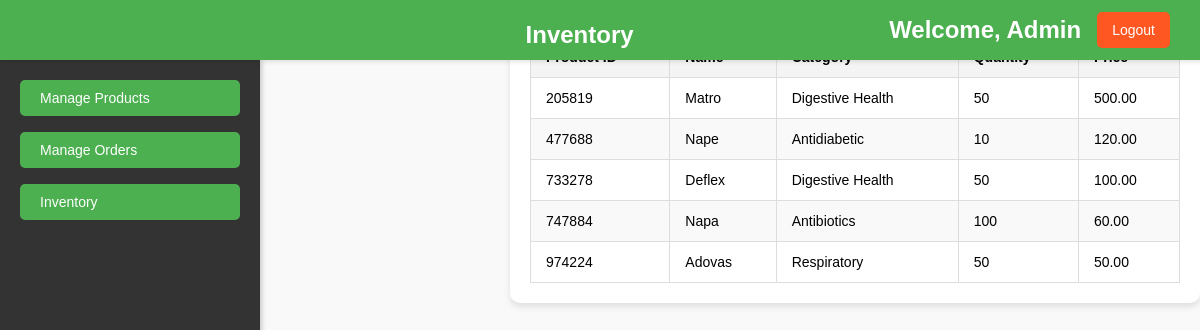
The page /View/Inventory.php (signed in) on the database its author committed.
### tables this page shows
CREATE TABLE `products` (
  `productID` varchar(20) NOT NULL,
  `name` varchar(255) NOT NULL,
  `category` varchar(50) NOT NULL,
  `quantity` int(11) NOT NULL,
  `price` decimal(10,2) NOT NULL,
  `manufactureDate` date NOT NULL,
  `expirationDate` date NOT NULL
);

### View/Inventory.php (the view, shortened to what this page needs)
<?php
include('../Model/db_connect.php');
$searchQuery = isset($_POST['search']) ? $_POST['search'] : '';
$sql = "SELECT * FROM products WHERE productID LIKE '%$searchQuery%' OR name LIKE '%$searchQuery%'";
$result = $conn->query($sql);
?>
<!DOCTYPE html>
<html lang="en">
<head>
    <link rel="stylesheet" href="inventory.css">
</head>
<body>
    <header>
        <div class="header-title">Inventory</div>
        <div class="header-right">
            <span>Welcome, Admin</span>
            <form method="POST" style="display:inline;">
                    <button type="submit" name="logout" class="logout-btn">Logout</button>
                </form>
        </div>
    </header>
    <div class="main-container">
        <aside class="sidebar">
            <a href="Products.php"><button class="sidebar-btn">Manage Products</button></a>
            <a href="Orders.php"><button class="sidebar-btn">Manage Orders</button></a>
            <a href="Inventory.php"><button class="sidebar-btn">Inventory</button></a>
        </aside>
        <div class="container">
            <div class="inventory-actions">
                <form method="POST" action="Inventory.php">
                    <button type="submit" class="action-btn" id="searchProductBtn">Search</button>
                </form>
            </div>
            <table class="inventory-table">
                <thead>
                    <tr>
                        <th>Product ID</th>
                        <th>Name</th>
                        <th>Category</th>
                        <th>Quantity</th>
                        <th>Price</th>
                    </tr>
                </thead>
                <tbody id="inventoryTableBody">
                    <?php
                    if ($result->num_rows > 0) {
                        while ($row = $result->fetch_assoc()) {
                            echo "<tr>
                                    <td>" . $row['productID'] . "</td>
                                    <td>" . $row['name'] . "</td>
                                    <td>" . $row['category'] . "</td>
                                    <td>" . $row['quantity'] . "</td>
                                    <td>" . $row['price'] . "</td>
                                </tr>";
                        }
                    } else {
                        echo "<tr><td colspan='5'>No products available</td></tr>";
                    }
                    ?>
                </tbody>
            </table>
        </div>
    </div>
</body>
</html>

### View/inventory.css (style rules this page uses)
body { font-family: Arial, sans-serif; margin: 0; padding: 0; background-color: #f9f9f9; }
header { background-color: #4CAF50; color: white; display: flex; justify-content: space-between; align-items: center; padding: 0 20px; font-size: 24px; font-weight: bold; height: 60px; box-shadow: 0 2px 4px rgba(0, 0, 0, 0.1); position: fixed; top: 0; left: 0; width: 100%; z-index: 1000; }
.header-title { text-align: center; flex-grow: 1; margin-left: 250px; padding-top: 10px; }
.header-right { display: flex; align-items: center; gap: 1rem; }
.logout-btn { background-color: #FF5722; color: white; border: none; padding: 10px 15px; border-radius: 5px; cursor: pointer; font-size: 14px; transition: background-color 0.3s ease; margin-right: 50px; }
.sidebar { position: fixed; top: 60px; left: 0; height: calc(100% - 60px); width: 220px; background-color: #333; color: white; padding: 20px; box-shadow: 2px 0 5px rgba(0, 0, 0, 0.2); display: flex; flex-direction: column; gap: 1rem; }
.sidebar-btn { background-color: #4CAF50; color: white; padding: 10px 20px; border: none; border-radius: 5px; font-size: 14px; cursor: pointer; text-align: left; transition: background-color 0.3s ease; width: 100%; box-sizing: border-box; }
.main-container { display: flex; justify-content: flex-start; margin-top: 60px; height: calc(100vh - 60px); }
.container { margin-left: 510px; margin-bottom: 600px; padding: 20px; max-width: 1100px; background-color: white; border-radius: 10px; box-shadow: 0 4px 6px rgba(0, 0, 0, 0.1); flex: 1; align-self: center; }
.inventory-actions { display: flex; justify-content: flex-start; gap: 1rem; margin-bottom: 20px; }
.action-btn { background-color: #4CAF50; color: white; padding: 10px 20px; border: none; border-radius: 5px; font-size: 14px; cursor: pointer; transition: background-color 0.3s ease; }
.inventory-table { width: 100%; border-collapse: collapse; margin-top: 20px; font-size: 14px; }
.inventory-table th, .inventory-table td { padding: 12px 15px; text-align: left; border: 1px solid #ddd; }
.inventory-table th { background-color: #f4f4f4; font-weight: bold; }
.inventory-table tbody tr:nth-child(even) { background-color: #f9f9f9; }

### rows shown on the page
products: productID "205819", name "Matro", category "Digestive Health", quantity "50", price "500.00"
products: productID "477688", name "Nape", category "Antidiabetic", quantity "10", price "120.00"
products: productID "733278", name "Deflex", category "Digestive Health", quantity "50", price "100.00"
products: productID "747884", name "Napa", category "Antibiotics", quantity "100", price "60.00"
products: productID "974224", name "Adovas", category "Respiratory", quantity "50", price "50.00"
